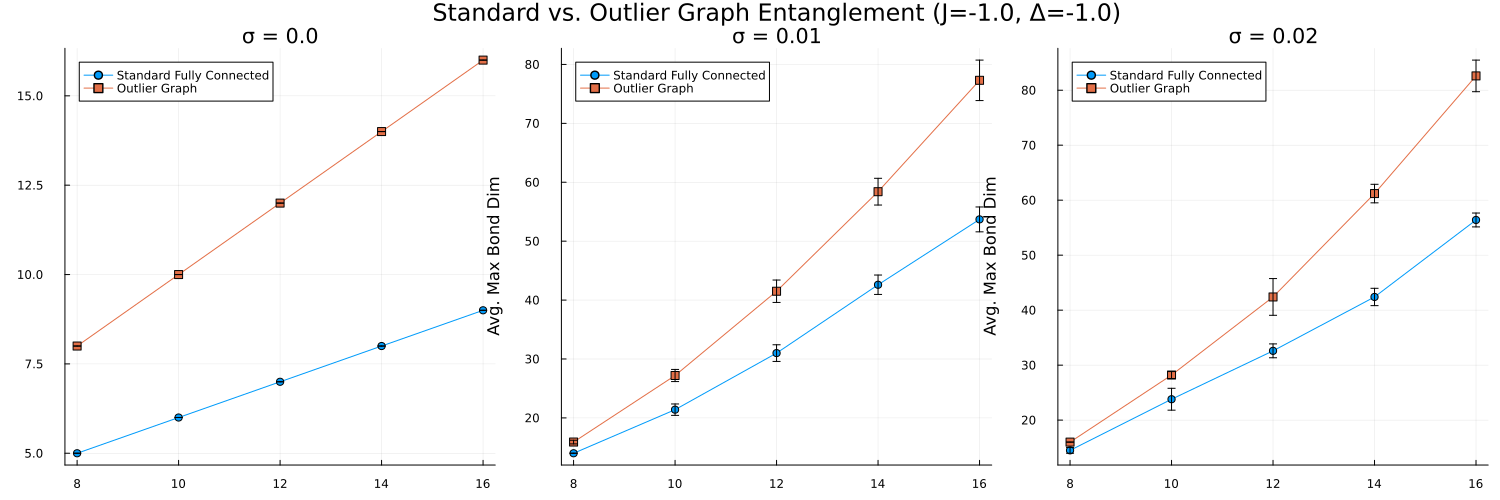

This figure's Julia source:
using JLD2
using Plots

gr()

"""
Main function to load data and generate the plot.
"""
function create_plot()
    filename = joinpath(@__DIR__, "outlier_graphs_data.jld2")

    if !isfile(filename)
        println("Error: Data file not found!")
        return
    end

    println("Loading data from $filename...")

    # Load all data from the JLD2 file
    local N_range, sigma_values, results_standard, results_outlier, J_coupling, Delta_coupling
    try
        jldopen(filename, "r") do file
            N_range = read(file, "N_range")
            sigma_values = read(file, "sigma_values")
            results_standard = read(file, "results_standard")
            results_outlier = read(file, "results_outlier")
            J_coupling = read(file, "J_coupling")
            Delta_coupling = read(file, "Delta_coupling")
        end
    catch e
        println("Error loading data from JLD2 file: $e")
        return
    end


    num_plots = length(sigma_values)
    plot_layout = (1, num_plots) 

    println("Found $num_plots sigma values. Creating a (1, $num_plots) plot grid.")

    plot_list = [] # Array to hold each individual subplot

    for σ in sigma_values

        # Extract data for this sigma
        avg_std = results_standard[σ].avg
        err_std = results_standard[σ].err
        avg_out = results_outlier[σ].avg
        err_out = results_outlier[σ].err

        # Create the plot for this sigma
        p = plot(
            N_range,
            avg_std;
            yerr = err_std,
            label = "Standard Fully Connected",
            legend = :topleft,
            marker = :circle,
            xlabel = "System Size (N)",
            ylabel = "Avg. Max Bond Dim",
            title = "σ = $σ"
        )

        plot!(
            p,
            N_range,
            avg_out;
            yerr = err_out,
            label = "Outlier Graph",
            marker = :square
        )

        push!(plot_list, p)
    end

    main_title = "Standard vs. Outlier Graph Entanglement (J=$J_coupling, Δ=$Delta_coupling)"
    
    final_plot = plot(
        plot_list...;
        layout = plot_layout,
        plot_title = main_title,
        size = (500 * num_plots, 500) # (1500, 500) for 3 plots
    )

    output_filename = "outlier_graphs_plot.png"
    savefig(final_plot, output_filename)

    println("Plot successfully saved to $output_filename")
end

create_plot()